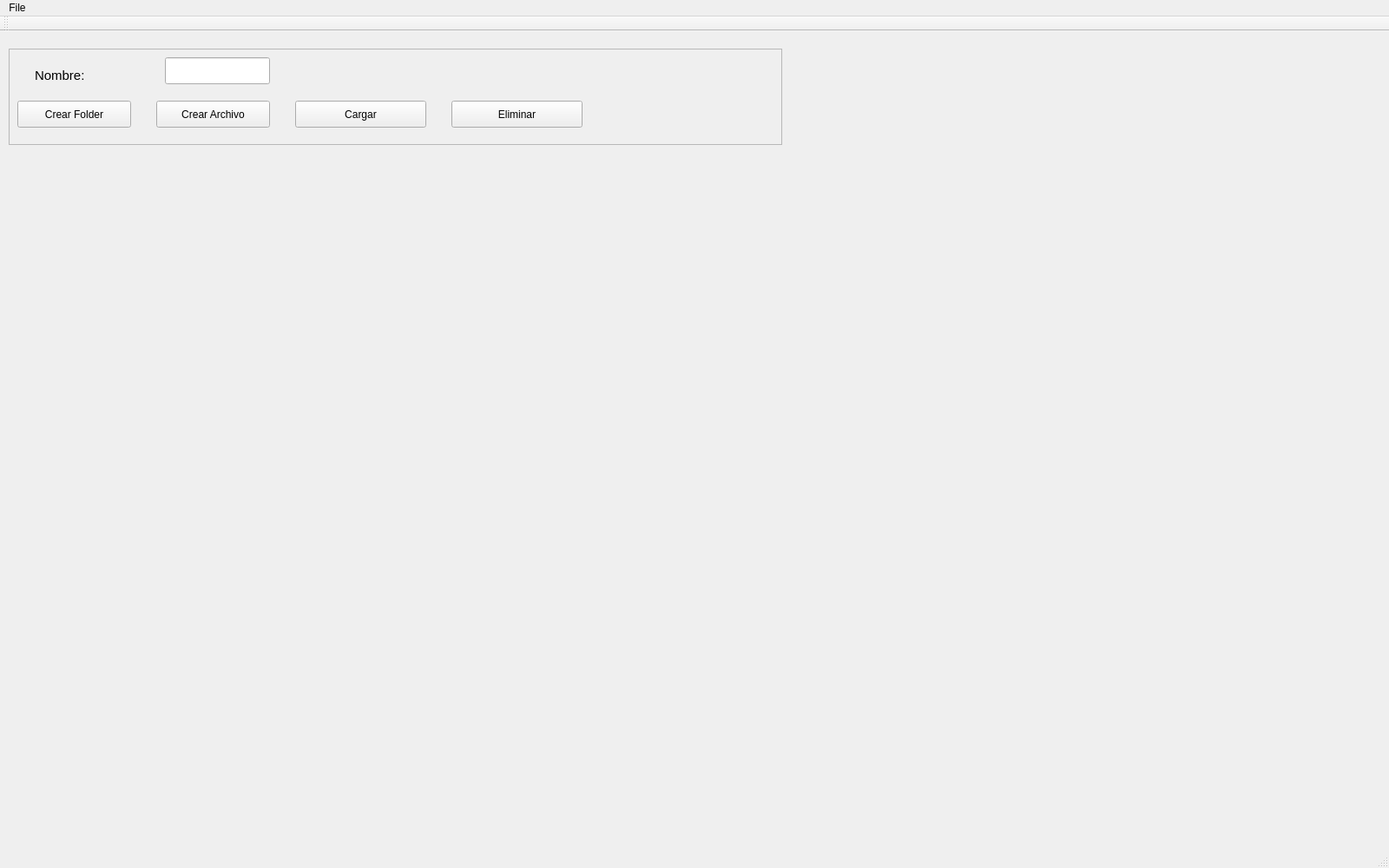
<?xml version="1.0" encoding="UTF-8"?>
<ui version="4.0">
 <class>MainWindow</class>
 <widget class="QMainWindow" name="MainWindow">
  <property name="geometry">
   <rect>
    <x>0</x>
    <y>0</y>
    <width>1600</width>
    <height>1000</height>
   </rect>
  </property>
  <property name="windowTitle">
   <string>MainWindow</string>
  </property>
  <widget class="QWidget" name="centralWidget">
   <widget class="QFrame" name="frame">
    <property name="geometry">
     <rect>
      <x>10</x>
      <y>20</y>
      <width>891</width>
      <height>111</height>
     </rect>
    </property>
    <property name="frameShape">
     <enum>QFrame::StyledPanel</enum>
    </property>
    <property name="frameShadow">
     <enum>QFrame::Raised</enum>
    </property>
    <widget class="QPushButton" name="btEliminar">
     <property name="geometry">
      <rect>
       <x>510</x>
       <y>60</y>
       <width>151</width>
       <height>31</height>
      </rect>
     </property>
     <property name="text">
      <string>Eliminar</string>
     </property>
    </widget>
    <widget class="QPushButton" name="pushButton_2">
     <property name="geometry">
      <rect>
       <x>330</x>
       <y>60</y>
       <width>151</width>
       <height>31</height>
      </rect>
     </property>
     <property name="text">
      <string>Cargar</string>
     </property>
    </widget>
    <widget class="QPushButton" name="btCrearFile">
     <property name="geometry">
      <rect>
       <x>170</x>
       <y>60</y>
       <width>131</width>
       <height>31</height>
      </rect>
     </property>
     <property name="text">
      <string>Crear Archivo</string>
     </property>
    </widget>
    <widget class="QPushButton" name="btCrearFolder">
     <property name="geometry">
      <rect>
       <x>10</x>
       <y>60</y>
       <width>131</width>
       <height>31</height>
      </rect>
     </property>
     <property name="text">
      <string>Crear Folder</string>
     </property>
    </widget>
    <widget class="QLabel" name="label">
     <property name="geometry">
      <rect>
       <x>30</x>
       <y>20</y>
       <width>101</width>
       <height>21</height>
      </rect>
     </property>
     <property name="font">
      <font>
       <pointsize>11</pointsize>
      </font>
     </property>
     <property name="text">
      <string>Nombre:</string>
     </property>
    </widget>
    <widget class="QLineEdit" name="nombreArch">
     <property name="geometry">
      <rect>
       <x>180</x>
       <y>10</y>
       <width>121</width>
       <height>31</height>
      </rect>
     </property>
    </widget>
   </widget>
  </widget>
  <widget class="QMenuBar" name="menuBar">
   <property name="geometry">
    <rect>
     <x>0</x>
     <y>0</y>
     <width>1600</width>
     <height>17</height>
    </rect>
   </property>
   <widget class="QMenu" name="menuFile_Explorer">
    <property name="title">
     <string>File</string>
    </property>
    <widget class="QMenu" name="menuNew">
     <property name="title">
      <string>Nuevo</string>
     </property>
     <addaction name="separator"/>
     <addaction name="separator"/>
     <addaction name="actionArchivo"/>
     <addaction name="actionFolder"/>
    </widget>
    <addaction name="menuNew"/>
   </widget>
   <addaction name="menuFile_Explorer"/>
  </widget>
  <widget class="QToolBar" name="mainToolBar">
   <attribute name="toolBarArea">
    <enum>TopToolBarArea</enum>
   </attribute>
   <attribute name="toolBarBreak">
    <bool>false</bool>
   </attribute>
  </widget>
  <widget class="QStatusBar" name="statusBar"/>
  <action name="actionArchivo">
   <property name="text">
    <string>Archivo</string>
   </property>
  </action>
  <action name="actionFolder">
   <property name="text">
    <string>Folder</string>
   </property>
  </action>
 </widget>
 <layoutdefault spacing="6" margin="11"/>
 <resources/>
 <connections/>
</ui>
